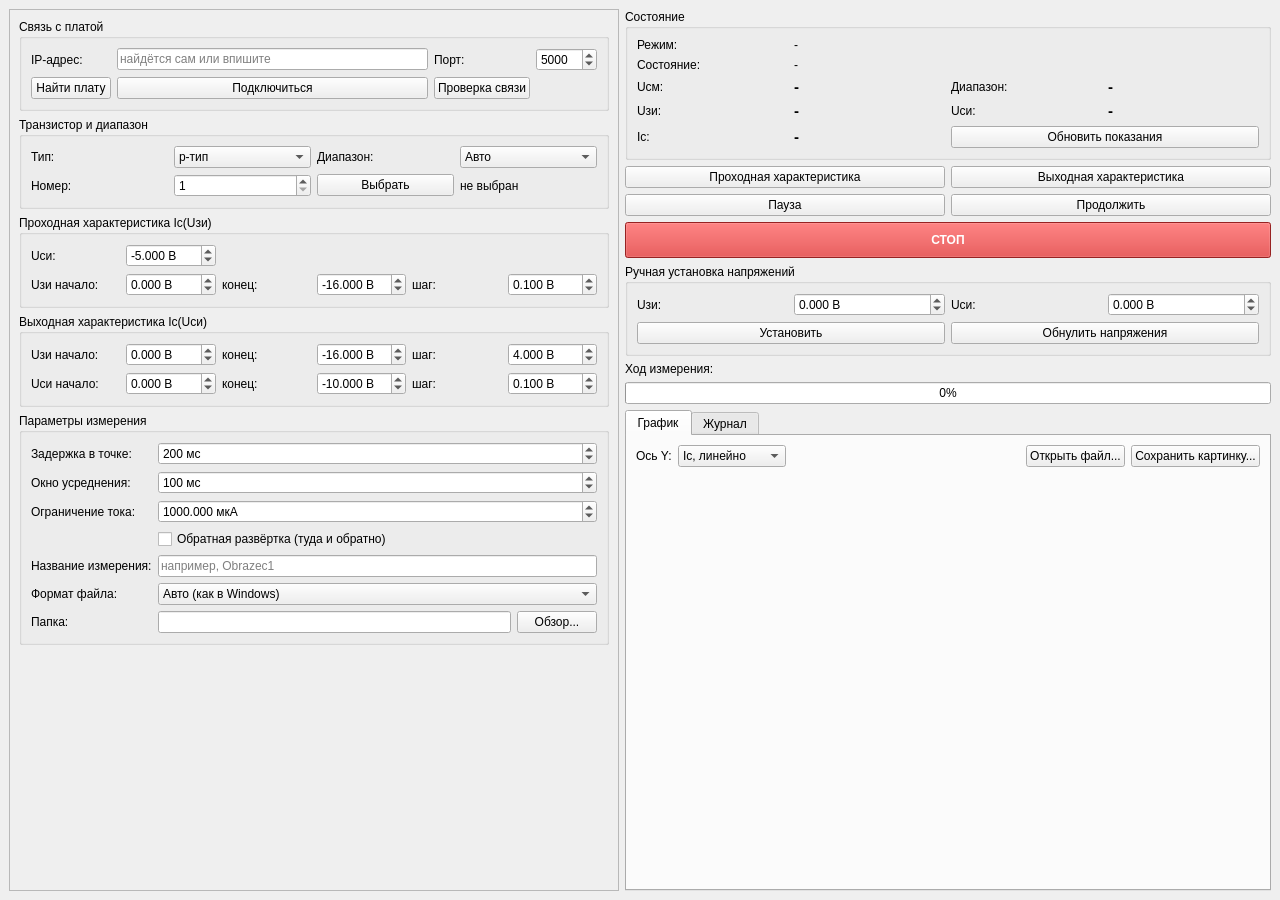
<?xml version="1.0" encoding="UTF-8"?>
<ui version="4.0">
 <class>MainWindow</class>
 <widget class="QMainWindow" name="MainWindow">
  <property name="geometry">
   <rect>
    <x>0</x>
    <y>0</y>
    <width>1280</width>
    <height>900</height>
   </rect>
  </property>
  <property name="windowTitle">
   <string>Измерение ВАХ OFET</string>
  </property>
  <widget class="QWidget" name="centralwidget">
   <layout class="QHBoxLayout" name="mainLayout" stretch="0,1">
    <item>
     <widget class="QScrollArea" name="leftScroll">
      <property name="widgetResizable">
       <bool>true</bool>
      </property>
      <property name="minimumSize">
       <size>
        <width>610</width>
        <height>0</height>
       </size>
      </property>
      <widget class="QWidget" name="leftContent">
       <layout class="QVBoxLayout" name="leftLayout">
        <item>
         <widget class="QGroupBox" name="linkGroup">
          <property name="title">
           <string>Связь с платой</string>
          </property>
          <layout class="QGridLayout" name="linkLayout">
           <item row="0" column="0">
            <widget class="QLabel" name="ipLabel">
             <property name="text">
              <string>IP-адрес:</string>
             </property>
            </widget>
           </item>
           <item row="0" column="1">
            <widget class="QLineEdit" name="ipEdit">
             <property name="placeholderText">
              <string>найдётся сам или впишите</string>
             </property>
            </widget>
           </item>
           <item row="0" column="2">
            <widget class="QLabel" name="portLabel">
             <property name="text">
              <string>Порт:</string>
             </property>
            </widget>
           </item>
           <item row="0" column="3">
            <widget class="QSpinBox" name="portSpin">
             <property name="minimum">
              <number>1</number>
             </property>
             <property name="maximum">
              <number>65535</number>
             </property>
             <property name="value">
              <number>5000</number>
             </property>
            </widget>
           </item>
           <item row="1" column="0">
            <widget class="QPushButton" name="findButton">
             <property name="text">
              <string>Найти плату</string>
             </property>
             <property name="toolTip">
              <string>Поиск платы в сети (широковещательный запрос). Выполняется и сам при запуске программы</string>
             </property>
            </widget>
           </item>
           <item row="1" column="1">
            <widget class="QPushButton" name="connectButton">
             <property name="text">
              <string>Подключиться</string>
             </property>
            </widget>
           </item>
           <item row="1" column="2">
            <widget class="QPushButton" name="pingButton">
             <property name="text">
              <string>Проверка связи</string>
             </property>
            </widget>
           </item>
           <item row="1" column="3">
            <widget class="QLabel" name="linkLed">
             <property name="minimumSize">
              <size>
               <width>18</width>
               <height>18</height>
              </size>
             </property>
             <property name="maximumSize">
              <size>
               <width>18</width>
               <height>18</height>
              </size>
             </property>
            </widget>
           </item>
          </layout>
         </widget>
        </item>
        <item>
         <widget class="QGroupBox" name="transistorGroup">
          <property name="title">
           <string>Транзистор и диапазон</string>
          </property>
          <layout class="QGridLayout" name="transistorLayout">
           <item row="0" column="0">
            <widget class="QLabel" name="typeLabel">
             <property name="text">
              <string>Тип:</string>
             </property>
            </widget>
           </item>
           <item row="0" column="1">
            <widget class="QComboBox" name="typeCombo">
             <item>
              <property name="text">
               <string>p-тип</string>
              </property>
             </item>
             <item>
              <property name="text">
               <string>n-тип</string>
              </property>
             </item>
            </widget>
           </item>
           <item row="0" column="2">
            <widget class="QLabel" name="rangeLabel">
             <property name="text">
              <string>Диапазон:</string>
             </property>
            </widget>
           </item>
           <item row="0" column="3">
            <widget class="QComboBox" name="rangeCombo">
             <item>
              <property name="text">
               <string>Авто</string>
              </property>
             </item>
             <item>
              <property name="text">
               <string>1 (±1,5 мА)</string>
              </property>
             </item>
             <item>
              <property name="text">
               <string>2 (±150 мкА)</string>
              </property>
             </item>
             <item>
              <property name="text">
               <string>3 (±15 мкА)</string>
              </property>
             </item>
             <item>
              <property name="text">
               <string>4 (±1,5 мкА)</string>
              </property>
             </item>
             <item>
              <property name="text">
               <string>5 (±150 нА)</string>
              </property>
             </item>
             <item>
              <property name="text">
               <string>6 (±15 нА)</string>
              </property>
             </item>
             <item>
              <property name="text">
               <string>7 (±1,5 нА)</string>
              </property>
             </item>
            </widget>
           </item>
           <item row="1" column="0">
            <widget class="QLabel" name="numberLabel">
             <property name="text">
              <string>Номер:</string>
             </property>
            </widget>
           </item>
           <item row="1" column="1">
            <widget class="QSpinBox" name="transistorSpin">
             <property name="minimum">
              <number>1</number>
             </property>
             <property name="maximum">
              <number>5</number>
             </property>
            </widget>
           </item>
           <item row="1" column="2">
            <widget class="QPushButton" name="selectButton">
             <property name="text">
              <string>Выбрать</string>
             </property>
            </widget>
           </item>
           <item row="1" column="3">
            <widget class="QLabel" name="selectedLabel">
             <property name="text">
              <string>не выбран</string>
             </property>
            </widget>
           </item>
          </layout>
         </widget>
        </item>
        <item>
         <widget class="QGroupBox" name="transferGroup">
          <property name="title">
           <string>Проходная характеристика Iс(Uзи)</string>
          </property>
          <layout class="QGridLayout" name="transferLayout">
           <item row="0" column="0">
            <widget class="QLabel" name="tUdsLabel">
             <property name="text">
              <string>Uси:</string>
             </property>
            </widget>
           </item>
           <item row="0" column="1">
            <widget class="QDoubleSpinBox" name="tUdsSpin">
             <property name="suffix">
              <string> В</string>
             </property>
             <property name="decimals">
              <number>3</number>
             </property>
             <property name="minimum">
              <double>-18.0</double>
             </property>
             <property name="maximum">
              <double>15.0</double>
             </property>
             <property name="singleStep">
              <double>0.1</double>
             </property>
             <property name="value">
              <double>-5.0</double>
             </property>
            </widget>
           </item>
           <item row="1" column="0">
            <widget class="QLabel" name="tUgsStartLabel">
             <property name="text">
              <string>Uзи начало:</string>
             </property>
            </widget>
           </item>
           <item row="1" column="1">
            <widget class="QDoubleSpinBox" name="tUgsStartSpin">
             <property name="suffix">
              <string> В</string>
             </property>
             <property name="decimals">
              <number>3</number>
             </property>
             <property name="minimum">
              <double>-18.0</double>
             </property>
             <property name="maximum">
              <double>15.0</double>
             </property>
             <property name="singleStep">
              <double>0.1</double>
             </property>
             <property name="value">
              <double>0.0</double>
             </property>
            </widget>
           </item>
           <item row="1" column="2">
            <widget class="QLabel" name="tUgsStopLabel">
             <property name="text">
              <string>конец:</string>
             </property>
            </widget>
           </item>
           <item row="1" column="3">
            <widget class="QDoubleSpinBox" name="tUgsStopSpin">
             <property name="suffix">
              <string> В</string>
             </property>
             <property name="decimals">
              <number>3</number>
             </property>
             <property name="minimum">
              <double>-18.0</double>
             </property>
             <property name="maximum">
              <double>15.0</double>
             </property>
             <property name="singleStep">
              <double>0.1</double>
             </property>
             <property name="value">
              <double>-16.0</double>
             </property>
            </widget>
           </item>
           <item row="1" column="4">
            <widget class="QLabel" name="tUgsStepLabel">
             <property name="text">
              <string>шаг:</string>
             </property>
            </widget>
           </item>
           <item row="1" column="5">
            <widget class="QDoubleSpinBox" name="tUgsStepSpin">
             <property name="suffix">
              <string> В</string>
             </property>
             <property name="decimals">
              <number>3</number>
             </property>
             <property name="minimum">
              <double>0.001</double>
             </property>
             <property name="maximum">
              <double>33.0</double>
             </property>
             <property name="singleStep">
              <double>0.01</double>
             </property>
             <property name="value">
              <double>0.1</double>
             </property>
            </widget>
           </item>
          </layout>
         </widget>
        </item>
        <item>
         <widget class="QGroupBox" name="outputGroup">
          <property name="title">
           <string>Выходная характеристика Iс(Uси)</string>
          </property>
          <layout class="QGridLayout" name="outputLayout">
           <item row="0" column="0">
            <widget class="QLabel" name="oUgsStartLabel">
             <property name="text">
              <string>Uзи начало:</string>
             </property>
            </widget>
           </item>
           <item row="0" column="1">
            <widget class="QDoubleSpinBox" name="oUgsStartSpin">
             <property name="suffix">
              <string> В</string>
             </property>
             <property name="decimals">
              <number>3</number>
             </property>
             <property name="minimum">
              <double>-18.0</double>
             </property>
             <property name="maximum">
              <double>15.0</double>
             </property>
             <property name="singleStep">
              <double>0.1</double>
             </property>
             <property name="value">
              <double>0.0</double>
             </property>
            </widget>
           </item>
           <item row="0" column="2">
            <widget class="QLabel" name="oUgsStopLabel">
             <property name="text">
              <string>конец:</string>
             </property>
            </widget>
           </item>
           <item row="0" column="3">
            <widget class="QDoubleSpinBox" name="oUgsStopSpin">
             <property name="suffix">
              <string> В</string>
             </property>
             <property name="decimals">
              <number>3</number>
             </property>
             <property name="minimum">
              <double>-18.0</double>
             </property>
             <property name="maximum">
              <double>15.0</double>
             </property>
             <property name="singleStep">
              <double>0.1</double>
             </property>
             <property name="value">
              <double>-16.0</double>
             </property>
            </widget>
           </item>
           <item row="0" column="4">
            <widget class="QLabel" name="oUgsStepLabel">
             <property name="text">
              <string>шаг:</string>
             </property>
            </widget>
           </item>
           <item row="0" column="5">
            <widget class="QDoubleSpinBox" name="oUgsStepSpin">
             <property name="suffix">
              <string> В</string>
             </property>
             <property name="decimals">
              <number>3</number>
             </property>
             <property name="minimum">
              <double>0.001</double>
             </property>
             <property name="maximum">
              <double>33.0</double>
             </property>
             <property name="singleStep">
              <double>0.01</double>
             </property>
             <property name="value">
              <double>4.0</double>
             </property>
            </widget>
           </item>
           <item row="1" column="0">
            <widget class="QLabel" name="oUdsStartLabel">
             <property name="text">
              <string>Uси начало:</string>
             </property>
            </widget>
           </item>
           <item row="1" column="1">
            <widget class="QDoubleSpinBox" name="oUdsStartSpin">
             <property name="suffix">
              <string> В</string>
             </property>
             <property name="decimals">
              <number>3</number>
             </property>
             <property name="minimum">
              <double>-18.0</double>
             </property>
             <property name="maximum">
              <double>15.0</double>
             </property>
             <property name="singleStep">
              <double>0.1</double>
             </property>
             <property name="value">
              <double>0.0</double>
             </property>
            </widget>
           </item>
           <item row="1" column="2">
            <widget class="QLabel" name="oUdsStopLabel">
             <property name="text">
              <string>конец:</string>
             </property>
            </widget>
           </item>
           <item row="1" column="3">
            <widget class="QDoubleSpinBox" name="oUdsStopSpin">
             <property name="suffix">
              <string> В</string>
             </property>
             <property name="decimals">
              <number>3</number>
             </property>
             <property name="minimum">
              <double>-18.0</double>
             </property>
             <property name="maximum">
              <double>15.0</double>
             </property>
             <property name="singleStep">
              <double>0.1</double>
             </property>
             <property name="value">
              <double>-10.0</double>
             </property>
            </widget>
           </item>
           <item row="1" column="4">
            <widget class="QLabel" name="oUdsStepLabel">
             <property name="text">
              <string>шаг:</string>
             </property>
            </widget>
           </item>
           <item row="1" column="5">
            <widget class="QDoubleSpinBox" name="oUdsStepSpin">
             <property name="suffix">
              <string> В</string>
             </property>
             <property name="decimals">
              <number>3</number>
             </property>
             <property name="minimum">
              <double>0.001</double>
             </property>
             <property name="maximum">
              <double>33.0</double>
             </property>
             <property name="singleStep">
              <double>0.01</double>
             </property>
             <property name="value">
              <double>0.1</double>
             </property>
            </widget>
           </item>
          </layout>
         </widget>
        </item>
        <item>
         <widget class="QGroupBox" name="paramGroup">
          <property name="title">
           <string>Параметры измерения</string>
          </property>
          <layout class="QFormLayout" name="paramLayout">
           <item row="0" column="0">
            <widget class="QLabel" name="delayLabel">
             <property name="text">
              <string>Задержка в точке:</string>
             </property>
            </widget>
           </item>
           <item row="0" column="1">
            <widget class="QSpinBox" name="delaySpin">
             <property name="suffix">
              <string> мс</string>
             </property>
             <property name="minimum">
              <number>100</number>
             </property>
             <property name="maximum">
              <number>60000</number>
             </property>
             <property name="singleStep">
              <number>50</number>
             </property>
             <property name="value">
              <number>200</number>
             </property>
            </widget>
           </item>
           <item row="1" column="0">
            <widget class="QLabel" name="windowLabel">
             <property name="text">
              <string>Окно усреднения:</string>
             </property>
            </widget>
           </item>
           <item row="1" column="1">
            <widget class="QSpinBox" name="windowSpin">
             <property name="suffix">
              <string> мс</string>
             </property>
             <property name="minimum">
              <number>20</number>
             </property>
             <property name="maximum">
              <number>2000</number>
             </property>
             <property name="singleStep">
              <number>20</number>
             </property>
             <property name="value">
              <number>100</number>
             </property>
            </widget>
           </item>
           <item row="2" column="0">
            <widget class="QLabel" name="ilimLabel">
             <property name="text">
              <string>Ограничение тока:</string>
             </property>
            </widget>
           </item>
           <item row="2" column="1">
            <widget class="QDoubleSpinBox" name="ilimSpin">
             <property name="suffix">
              <string> мкА</string>
             </property>
             <property name="decimals">
              <number>3</number>
             </property>
             <property name="minimum">
              <double>0.001</double>
             </property>
             <property name="maximum">
              <double>1500.0</double>
             </property>
             <property name="value">
              <double>1000.0</double>
             </property>
            </widget>
           </item>
           <item row="3" column="1">
            <widget class="QCheckBox" name="reverseCheck">
             <property name="text">
              <string>Обратная развёртка (туда и обратно)</string>
             </property>
            </widget>
           </item>
           <item row="4" column="0">
            <widget class="QLabel" name="nameLabel">
             <property name="text">
              <string>Название измерения:</string>
             </property>
            </widget>
           </item>
           <item row="4" column="1">
            <widget class="QLineEdit" name="nameEdit">
             <property name="placeholderText">
              <string>например, Obrazec1</string>
             </property>
            </widget>
           </item>
           <item row="5" column="0">
            <widget class="QLabel" name="csvFormatLabel">
             <property name="text">
              <string>Формат файла:</string>
             </property>
            </widget>
           </item>
           <item row="5" column="1">
            <widget class="QComboBox" name="csvFormatCombo">
             <item>
              <property name="text">
               <string>Авто (как в Windows)</string>
              </property>
             </item>
             <item>
              <property name="text">
               <string>Excel RU: «;» и запятая</string>
              </property>
             </item>
             <item>
              <property name="text">
               <string>Столбцы «,» и точка</string>
              </property>
             </item>
             <item>
              <property name="text">
               <string>Табуляция и точка (.txt)</string>
              </property>
             </item>
            </widget>
           </item>
           <item row="6" column="0">
            <widget class="QLabel" name="folderLabel">
             <property name="text">
              <string>Папка:</string>
             </property>
            </widget>
           </item>
           <item row="6" column="1">
            <layout class="QHBoxLayout" name="folderLayout">
             <item>
              <widget class="QLineEdit" name="folderEdit"/>
             </item>
             <item>
              <widget class="QPushButton" name="folderButton">
               <property name="text">
                <string>Обзор...</string>
               </property>
              </widget>
             </item>
            </layout>
           </item>
          </layout>
         </widget>
        </item>
        <item>
         <spacer name="leftSpacer">
          <property name="orientation">
           <enum>Qt::Vertical</enum>
          </property>
          <property name="sizeHint" stdset="0">
           <size>
            <width>20</width>
            <height>0</height>
           </size>
          </property>
         </spacer>
        </item>
       </layout>
      </widget>
     </widget>
    </item>
    <item>
     <layout class="QVBoxLayout" name="rightLayout">
      <item>
       <widget class="QGroupBox" name="stateGroup">
        <property name="title">
         <string>Состояние</string>
        </property>
        <layout class="QGridLayout" name="stateLayout">
         <item row="0" column="0">
          <widget class="QLabel" name="modeCaption">
           <property name="text">
            <string>Режим:</string>
           </property>
          </widget>
         </item>
         <item row="0" column="1" colspan="3">
          <widget class="QLabel" name="modeLabel">
           <property name="text">
            <string>-</string>
           </property>
          </widget>
         </item>
         <item row="1" column="0">
          <widget class="QLabel" name="stateCaption">
           <property name="text">
            <string>Состояние:</string>
           </property>
          </widget>
         </item>
         <item row="1" column="1" colspan="3">
          <widget class="QLabel" name="stateLabel">
           <property name="text">
            <string>-</string>
           </property>
           <property name="wordWrap">
            <bool>true</bool>
           </property>
          </widget>
         </item>
         <item row="2" column="0">
          <widget class="QLabel" name="ubiasCaption">
           <property name="text">
            <string>Uсм:</string>
           </property>
          </widget>
         </item>
         <item row="2" column="1">
          <widget class="QLabel" name="ubiasValue">
           <property name="text">
            <string>-</string>
           </property>
           <property name="font">
            <font>
             <pointsize>11</pointsize>
             <bold>true</bold>
            </font>
           </property>
           <property name="minimumSize">
            <size>
             <width>110</width>
             <height>0</height>
            </size>
           </property>
          </widget>
         </item>
         <item row="2" column="2">
          <widget class="QLabel" name="rangeCaption">
           <property name="text">
            <string>Диапазон:</string>
           </property>
          </widget>
         </item>
         <item row="2" column="3">
          <widget class="QLabel" name="rangeValue">
           <property name="text">
            <string>-</string>
           </property>
           <property name="font">
            <font>
             <pointsize>11</pointsize>
             <bold>true</bold>
            </font>
           </property>
           <property name="minimumSize">
            <size>
             <width>110</width>
             <height>0</height>
            </size>
           </property>
          </widget>
         </item>
         <item row="3" column="0">
          <widget class="QLabel" name="ugsCaption">
           <property name="text">
            <string>Uзи:</string>
           </property>
          </widget>
         </item>
         <item row="3" column="1">
          <widget class="QLabel" name="ugsValue">
           <property name="text">
            <string>-</string>
           </property>
           <property name="font">
            <font>
             <pointsize>11</pointsize>
             <bold>true</bold>
            </font>
           </property>
           <property name="minimumSize">
            <size>
             <width>110</width>
             <height>0</height>
            </size>
           </property>
          </widget>
         </item>
         <item row="3" column="2">
          <widget class="QLabel" name="udsCaption">
           <property name="text">
            <string>Uси:</string>
           </property>
          </widget>
         </item>
         <item row="3" column="3">
          <widget class="QLabel" name="udsValue">
           <property name="text">
            <string>-</string>
           </property>
           <property name="font">
            <font>
             <pointsize>11</pointsize>
             <bold>true</bold>
            </font>
           </property>
           <property name="minimumSize">
            <size>
             <width>110</width>
             <height>0</height>
            </size>
           </property>
          </widget>
         </item>
         <item row="4" column="0">
          <widget class="QLabel" name="currentCaption">
           <property name="text">
            <string>Iс:</string>
           </property>
          </widget>
         </item>
         <item row="4" column="1">
          <widget class="QLabel" name="currentValue">
           <property name="text">
            <string>-</string>
           </property>
           <property name="font">
            <font>
             <pointsize>11</pointsize>
             <bold>true</bold>
            </font>
           </property>
           <property name="minimumSize">
            <size>
             <width>110</width>
             <height>0</height>
            </size>
           </property>
          </widget>
         </item>
         <item row="4" column="2" colspan="2">
          <widget class="QPushButton" name="measButton">
           <property name="text">
            <string>Обновить показания</string>
           </property>
          </widget>
         </item>
        </layout>
       </widget>
      </item>
      <item>
       <layout class="QGridLayout" name="controlLayout">
        <item row="0" column="0">
         <widget class="QPushButton" name="transButton">
          <property name="text">
           <string>Проходная характеристика</string>
          </property>
         </widget>
        </item>
        <item row="0" column="1">
         <widget class="QPushButton" name="outpButton">
          <property name="text">
           <string>Выходная характеристика</string>
          </property>
         </widget>
        </item>
        <item row="1" column="0">
         <widget class="QPushButton" name="pauseButton">
          <property name="text">
           <string>Пауза</string>
          </property>
         </widget>
        </item>
        <item row="1" column="1">
         <widget class="QPushButton" name="resumeButton">
          <property name="text">
           <string>Продолжить</string>
          </property>
         </widget>
        </item>
        <item row="2" column="0" colspan="2">
         <widget class="QPushButton" name="stopButton">
          <property name="text">
           <string>СТОП</string>
          </property>
          <property name="minimumSize">
           <size>
            <width>0</width>
            <height>36</height>
           </size>
          </property>
          <property name="styleSheet">
           <string>QPushButton { background: #d32f2f; color: white; font-weight: bold; }
QPushButton:disabled { background: #e0a0a0; }</string>
          </property>
         </widget>
        </item>
       </layout>
      </item>
      <item>
       <widget class="QGroupBox" name="manualGroup">
        <property name="title">
         <string>Ручная установка напряжений</string>
        </property>
        <layout class="QGridLayout" name="manualLayout">
         <item row="0" column="0">
          <widget class="QLabel" name="setUgsLabel">
           <property name="text">
            <string>Uзи:</string>
           </property>
          </widget>
         </item>
         <item row="0" column="1">
          <widget class="QDoubleSpinBox" name="setUgsSpin">
           <property name="suffix">
            <string> В</string>
           </property>
           <property name="decimals">
            <number>3</number>
           </property>
           <property name="minimum">
            <double>-18.0</double>
           </property>
           <property name="maximum">
            <double>15.0</double>
           </property>
           <property name="singleStep">
            <double>0.1</double>
           </property>
           <property name="value">
            <double>0.0</double>
           </property>
          </widget>
         </item>
         <item row="0" column="2">
          <widget class="QLabel" name="setUdsLabel">
           <property name="text">
            <string>Uси:</string>
           </property>
          </widget>
         </item>
         <item row="0" column="3">
          <widget class="QDoubleSpinBox" name="setUdsSpin">
           <property name="suffix">
            <string> В</string>
           </property>
           <property name="decimals">
            <number>3</number>
           </property>
           <property name="minimum">
            <double>-18.0</double>
           </property>
           <property name="maximum">
            <double>15.0</double>
           </property>
           <property name="singleStep">
            <double>0.1</double>
           </property>
           <property name="value">
            <double>0.0</double>
           </property>
          </widget>
         </item>
         <item row="1" column="0" colspan="2">
          <widget class="QPushButton" name="setVButton">
           <property name="text">
            <string>Установить</string>
           </property>
          </widget>
         </item>
         <item row="1" column="2" colspan="2">
          <widget class="QPushButton" name="zeroButton">
           <property name="text">
            <string>Обнулить напряжения</string>
           </property>
          </widget>
         </item>
        </layout>
       </widget>
      </item>
      <item>
       <widget class="QLabel" name="progressCaption">
        <property name="text">
         <string>Ход измерения:</string>
        </property>
       </widget>
      </item>
      <item>
       <widget class="QProgressBar" name="progressBar">
        <property name="value">
         <number>0</number>
        </property>
       </widget>
      </item>
      <item>
       <widget class="QTabWidget" name="viewTabs">
        <property name="currentIndex">
         <number>0</number>
        </property>
        <widget class="QWidget" name="plotTab">
         <attribute name="title">
          <string>График</string>
         </attribute>
         <layout class="QVBoxLayout" name="plotTabLayout">
          <item>
           <layout class="QHBoxLayout" name="plotBarLayout">
            <item>
             <widget class="QLabel" name="yModeLabel">
              <property name="text">
               <string>Ось Y:</string>
              </property>
             </widget>
            </item>
            <item>
             <widget class="QComboBox" name="yModeCombo">
              <item>
               <property name="text">
                <string>Iс, линейно</string>
               </property>
              </item>
              <item>
               <property name="text">
                <string>|Iс|, логарифм</string>
               </property>
              </item>
              <item>
               <property name="text">
                <string>sqrt(|Iс|)</string>
               </property>
              </item>
             </widget>
            </item>
            <item>
             <spacer name="plotBarSpacer">
              <property name="orientation">
               <enum>Qt::Horizontal</enum>
              </property>
              <property name="sizeHint" stdset="0">
               <size>
                <width>0</width>
                <height>20</height>
               </size>
              </property>
             </spacer>
            </item>
            <item>
             <widget class="QPushButton" name="openFileButton">
              <property name="text">
               <string>Открыть файл...</string>
              </property>
             </widget>
            </item>
            <item>
             <widget class="QPushButton" name="savePlotButton">
              <property name="text">
               <string>Сохранить картинку...</string>
              </property>
             </widget>
            </item>
           </layout>
          </item>
          <item>
           <widget class="PlotWidget" name="plotWidget">
            <property name="minimumSize">
             <size>
              <width>300</width>
              <height>260</height>
             </size>
            </property>
           </widget>
          </item>
         </layout>
        </widget>
        <widget class="QWidget" name="logTab">
         <attribute name="title">
          <string>Журнал</string>
         </attribute>
         <layout class="QVBoxLayout" name="logTabLayout">
          <item>
           <widget class="QPlainTextEdit" name="logEdit">
            <property name="readOnly">
             <bool>true</bool>
            </property>
            <property name="lineWrapMode">
             <enum>QPlainTextEdit::NoWrap</enum>
            </property>
            <property name="maximumBlockCount">
             <number>5000</number>
            </property>
            <property name="font">
             <font>
              <family>Consolas</family>
             </font>
            </property>
           </widget>
          </item>
         </layout>
        </widget>
       </widget>
      </item>
     </layout>
    </item>
   </layout>
  </widget>
 </widget>
 <customwidgets>
  <customwidget>
   <class>PlotWidget</class>
   <extends>QWidget</extends>
   <header>plotwidget.h</header>
   <container>0</container>
  </customwidget>
 </customwidgets>
 <resources/>
 <connections/>
</ui>
